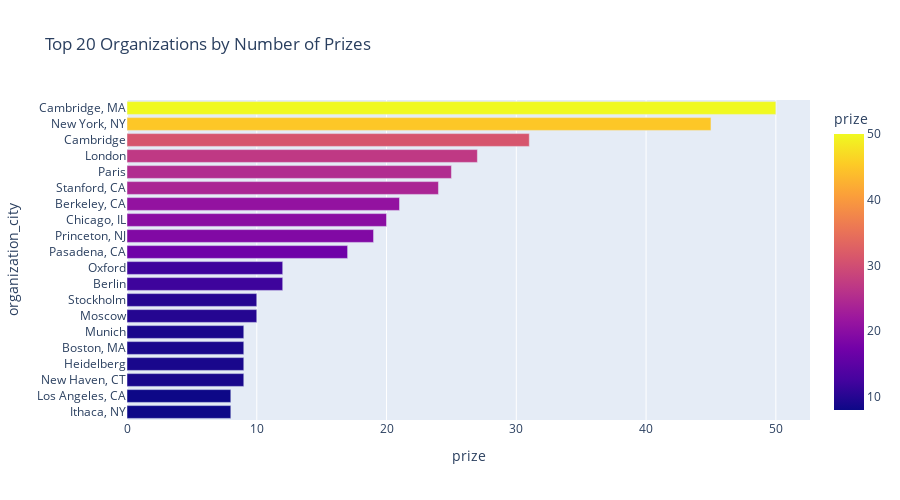

Notebook cell for this chart:
### Code cell
fig = px.bar(top20_cities, x="prize", y="organization_city", color='prize', orientation='h',
             hover_data=["prize", "organization_city"],
             height=500,
             title='Top 20 Organizations by Number of Prizes')
fig.show()

### Figure 1 — Plotly figure (JSON) as saved in the notebook; plotly's stock layout.template omitted (floating-point values rounded to 4 significant figures)
{"data": [{"alignmentgroup": "True", "hovertemplate": "prize=%{marker.color}<br>organization_city=%{y}<extra></extra>", "legendgroup": "", "marker": {"color": [8, 8, 9, 9, 9, 9, 10, 10, 12, 12, 17, 19, 20, 21, 24, 25, 27, 31, 45, 50], "coloraxis": "coloraxis", "pattern": {"shape": ""}}, "name": "", "offsetgroup": "", "orientation": "h", "showlegend": false, "textposition": "auto", "type": "bar", "x": [8, 8, 9, 9, 9, 9, 10, 10, 12, 12, 17, 19, 20, 21, 24, 25, 27, 31, 45, 50], "xaxis": "x", "y": ["Ithaca, NY", "Los Angeles, CA", "New Haven, CT", "Heidelberg", "Boston, MA", "Munich", "Moscow", "Stockholm", "Berlin", "Oxford", "Pasadena, CA", "Princeton, NJ", "Chicago, IL", "Berkeley, CA", "Stanford, CA", "Paris", "London", "Cambridge", "New York, NY", "Cambridge, MA"], "yaxis": "y"}], "layout": {"barmode": "relative", "coloraxis": {"colorbar": {"title": {"text": "prize"}}, "colorscale": [[0, "#0d0887"], [0.1111, "#46039f"], [0.2222, "#7201a8"], [0.3333, "#9c179e"], [0.4444, "#bd3786"], [0.5556, "#d8576b"], [0.6667, "#ed7953"], [0.7778, "#fb9f3a"], [0.8889, "#fdca26"], [1, "#f0f921"]]}, "height": 500, "legend": {"tracegroupgap": 0}, "title": {"text": "Top 20 Organizations by Number of Prizes"}, "xaxis": {"anchor": "y", "domain": [0, 1], "title": {"text": "prize"}}, "yaxis": {"anchor": "x", "domain": [0, 1], "title": {"text": "organization_city"}}}}
